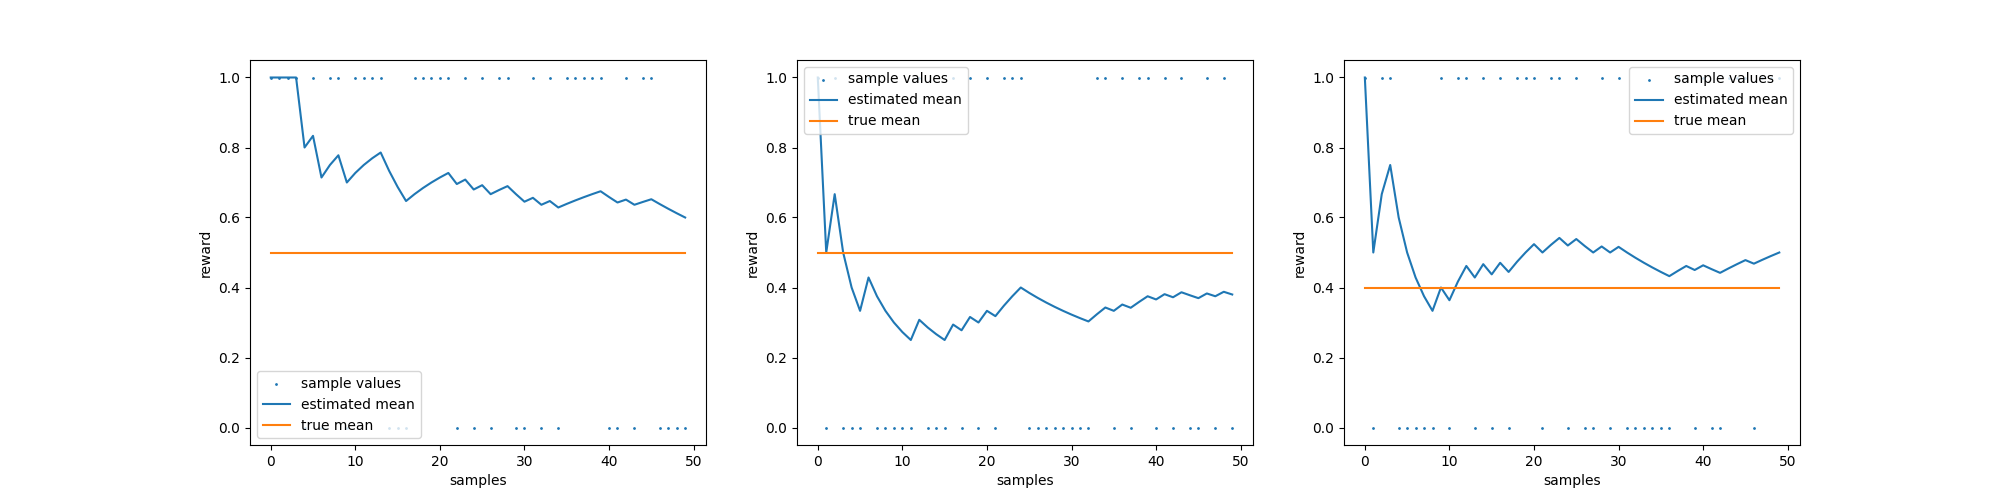

Write the Python code that produced this figure.
import numpy as np
import matplotlib.pyplot as plt

def main():
    np.random.seed(0)
    bernoulliSimulator = BernoulliSimulator(3, [0.5, 0.5, 0.4])
    bernoulliSimulator.simulate(50)

class BernoulliSimulator:

    def __init__(self, k, p):
        '''
            k : number of arms
            p : numpy array containing the probability of success for each arm.
        '''
        self.k = k
        self.p = p


    def sample(self, i):
        '''
            Run a bernoulli trial for an arm. Returns 1 if the trial is
            successfull, 0 otherwise.
        '''
        return np.random.binomial(1,self.p[i],1)

    def simulate(self, n):
        '''
            Simulate n trials for each arm, plot and return the data. The x axis represents the number of 
            trials and the y axis represents the reward for each trial.
        '''
        fig, axes = plt.subplots(1,self.k)
        fig.set_size_inches(20, 5)
        rewards = np.zeros((self.k,n))

        for i in range(self.k):
            means = np.zeros(n)
            for j in range(n):
                rewards[i,j] = self.sample(i)
                means[j] = np.mean(rewards[i,:j+1])

            true = self.p[i]

            axes[i].scatter(np.arange(n), rewards[i], label="sample values", s=1)
            axes[i].plot(np.arange(n), means, label='estimated mean')
            axes[i].plot(np.arange(n), np.full(n, true), label='true mean')
            axes[i].set_xlabel('samples')
            axes[i].set_ylabel('reward')
            axes[i].legend()

        plt.savefig('bernoulli.png')
        return rewards


if __name__ == "__main__":
    main()

